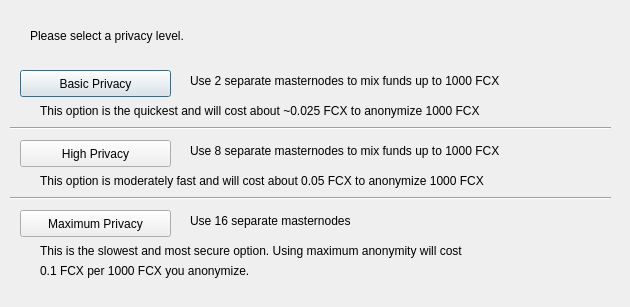
<?xml version="1.0" encoding="UTF-8"?>
<ui version="4.0">
 <class>DarksendConfig</class>
 <widget class="QDialog" name="DarksendConfig">
  <property name="geometry">
   <rect>
    <x>0</x>
    <y>0</y>
    <width>630</width>
    <height>307</height>
   </rect>
  </property>
  <property name="windowTitle">
   <string>Configure Darksend</string>
  </property>
  <widget class="QPushButton" name="buttonBasic">
   <property name="geometry">
    <rect>
     <x>20</x>
     <y>70</y>
     <width>151</width>
     <height>27</height>
    </rect>
   </property>
   <property name="text">
    <string>Basic Privacy</string>
   </property>
  </widget>
  <widget class="QPushButton" name="buttonHigh">
   <property name="geometry">
    <rect>
     <x>20</x>
     <y>140</y>
     <width>151</width>
     <height>27</height>
    </rect>
   </property>
   <property name="text">
    <string>High Privacy</string>
   </property>
  </widget>
  <widget class="QPushButton" name="buttonMax">
   <property name="geometry">
    <rect>
     <x>20</x>
     <y>210</y>
     <width>151</width>
     <height>27</height>
    </rect>
   </property>
   <property name="text">
    <string>Maximum Privacy</string>
   </property>
  </widget>
  <widget class="QLabel" name="label">
   <property name="geometry">
    <rect>
     <x>30</x>
     <y>20</y>
     <width>571</width>
     <height>31</height>
    </rect>
   </property>
   <property name="text">
    <string>Please select a privacy level.</string>
   </property>
  </widget>
  <widget class="QLabel" name="label_2">
   <property name="geometry">
    <rect>
     <x>190</x>
     <y>70</y>
     <width>421</width>
     <height>21</height>
    </rect>
   </property>
   <property name="text">
    <string>Use 2 separate masternodes to mix funds up to 1000 FCX</string>
   </property>
  </widget>
  <widget class="QLabel" name="label_3">
   <property name="geometry">
    <rect>
     <x>190</x>
     <y>140</y>
     <width>411</width>
     <height>21</height>
    </rect>
   </property>
   <property name="text">
    <string>Use 8 separate masternodes to mix funds up to 1000 FCX</string>
   </property>
  </widget>
  <widget class="QLabel" name="label_4">
   <property name="geometry">
    <rect>
     <x>190</x>
     <y>210</y>
     <width>421</width>
     <height>21</height>
    </rect>
   </property>
   <property name="text">
    <string>Use 16 separate masternodes</string>
   </property>
  </widget>
  <widget class="QLabel" name="label_6">
   <property name="geometry">
    <rect>
     <x>40</x>
     <y>100</y>
     <width>561</width>
     <height>21</height>
    </rect>
   </property>
   <property name="text">
    <string>This option is the quickest and will cost about ~0.025 FCX to anonymize 1000 FCX</string>
   </property>
  </widget>
  <widget class="QLabel" name="label_7">
   <property name="geometry">
    <rect>
     <x>40</x>
     <y>170</y>
     <width>561</width>
     <height>21</height>
    </rect>
   </property>
   <property name="text">
    <string>This option is moderately fast and will cost about 0.05 FCX to anonymize 1000 FCX</string>
   </property>
  </widget>
  <widget class="QLabel" name="label_8">
   <property name="geometry">
    <rect>
     <x>40</x>
     <y>240</y>
     <width>561</width>
     <height>21</height>
    </rect>
   </property>
   <property name="text">
    <string>This is the slowest and most secure option. Using maximum anonymity will cost</string>
   </property>
  </widget>
  <widget class="QLabel" name="label_9">
   <property name="geometry">
    <rect>
     <x>40</x>
     <y>260</y>
     <width>561</width>
     <height>21</height>
    </rect>
   </property>
   <property name="text">
    <string>0.1 FCX per 1000 FCX you anonymize.</string>
   </property>
  </widget>
  <widget class="Line" name="line">
   <property name="geometry">
    <rect>
     <x>10</x>
     <y>120</y>
     <width>601</width>
     <height>16</height>
    </rect>
   </property>
   <property name="orientation">
    <enum>Qt::Horizontal</enum>
   </property>
  </widget>
  <widget class="Line" name="line_2">
   <property name="geometry">
    <rect>
     <x>10</x>
     <y>190</y>
     <width>601</width>
     <height>16</height>
    </rect>
   </property>
   <property name="orientation">
    <enum>Qt::Horizontal</enum>
   </property>
  </widget>
 </widget>
 <resources/>
 <connections/>
</ui>
